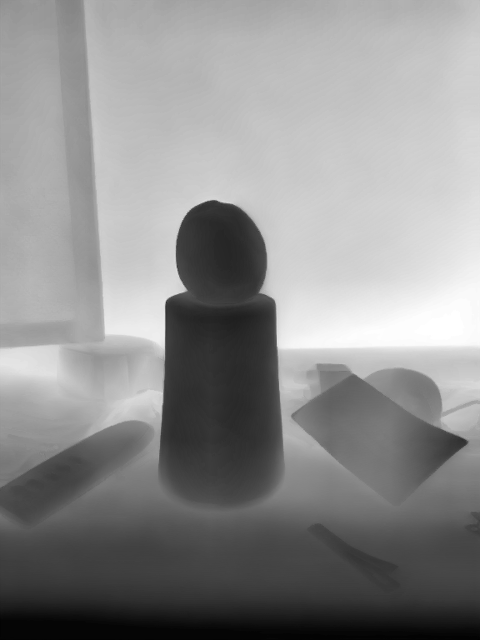
#> input picture enhanced_depth_image.png, 960 x 1280 px (shown at 1/2 size)
$ python main2.py
#> lines starting #> are read from the running program, lines starting #| are printed output that depends on the picture
#> the answer given: enhanced_depth_image.png
#> in main, img is the input picture: shape (1280, 960, 3); min 1, max 255, mean 141.5
import cv2
import numpy as np

# Global variables
polygon_points = []
ruler_points = []
current_mode = 'polygon'
img = None
img_copy = None
display_img = None  # For resized display
scale_factor = 1.0  # To calculate back the original dimensions

def mouse_event(event, x, y, flags, param):
    global polygon_points, ruler_points, current_mode, img, img_copy, display_img, scale_factor
    if event == cv2.EVENT_LBUTTONDOWN:
        # Scale coordinates back to the original image size
        x_original = int(x / scale_factor)
        y_original = int(y / scale_factor)

        if current_mode == 'polygon':
            polygon_points.append((x_original, y_original))
            cv2.circle(display_img, (x, y), 3, (0, 0, 255), -1)
            if len(polygon_points) > 1:
                pt1 = (int(polygon_points[-2][0] * scale_factor), int(polygon_points[-2][1] * scale_factor))
                pt2 = (int(polygon_points[-1][0] * scale_factor), int(polygon_points[-1][1] * scale_factor))
                cv2.line(display_img, pt1, pt2, (0, 255, 0), 1)
            cv2.imshow('image', display_img)
        elif current_mode == 'ruler' and len(ruler_points) < 2:
            ruler_points.append((x_original, y_original))
            cv2.circle(display_img, (x, y), 3, (255, 0, 0), -1)
            if len(ruler_points) == 2:
                pt1 = (int(ruler_points[0][0] * scale_factor), int(ruler_points[0][1] * scale_factor))
                pt2 = (int(ruler_points[1][0] * scale_factor), int(ruler_points[1][1] * scale_factor))
                cv2.line(display_img, pt1, pt2, (255, 0, 0), 2)
            cv2.imshow('image', display_img)

def resize_image(image, max_width=800, max_height=600):
#> called with max_width = 800, max_height = 600
    h, w = image.shape[:2]
#> h = 1280; w = 960
    scale = min(max_width / w, max_height / h, 1.0)  # Scale down if needed
#> scale = 0.469
    new_w = int(w * scale)
#> new_w = 450
    new_h = int(h * scale)
#> new_h = 600
    resized = cv2.resize(image, (new_w, new_h), interpolation=cv2.INTER_AREA)
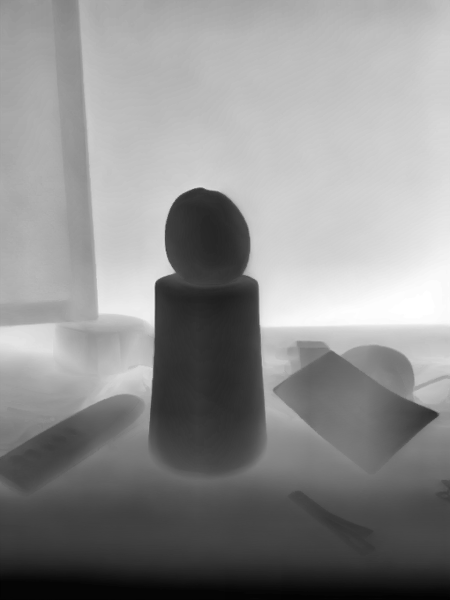
#> resized: shape (600, 450, 3); min 1, max 255, mean 141.5
    return resized, scale

def main():
    global img, img_copy, display_img, current_mode, scale_factor
    img_path = input("Enter image path: ")
    img = cv2.imread(img_path)
    if img is None:
        print("Error loading image")
        return

    img_copy = img.copy()

    # Resize the image for display
    display_img, scale_factor = resize_image(img)
#> scale_factor = 0.469
    cv2.namedWindow('image')
    cv2.setMouseCallback('image', mouse_event)

    print("Instructions:")
    print("1. Left-click to draw polygon points on the apple")
    print("2. Press ENTER to finish polygon")
    print("3. Left-click two points on the ruler")
    print("4. Press 'q' to quit anytime")

    # Polygon drawing stage
    while True:
        cv2.imshow('image', display_img)
        key = cv2.waitKey(1) & 0xFF
#> (key q is pressed here)
        if key == ord('q'):
            cv2.destroyAllWindows()
            return
        elif key == 13:  # Enter key
            if len(polygon_points) >= 3:
                pt1 = (int(polygon_points[-1][0] * scale_factor), int(polygon_points[-1][1] * scale_factor))
                pt2 = (int(polygon_points[0][0] * scale_factor), int(polygon_points[0][1] * scale_factor))
                cv2.line(display_img, pt1, pt2, (0, 255, 0), 1)
                current_mode = 'ruler'
                cv2.imshow('image', display_img)
                break

    # Ruler drawing stage
    while True:
        cv2.imshow('image', display_img)
        key = cv2.waitKey(1) & 0xFF
        if key == ord('q'):
            cv2.destroyAllWindows()
            return
        if len(ruler_points) >= 2:
            break

    cv2.destroyAllWindows()

    # Measurement input
    ruler_length_cm = float(input("Enter ruler line length (cm): "))

    # Calculate scale
    pt1 = np.array(ruler_points[0])
    pt2 = np.array(ruler_points[1])
    ruler_length_px = np.linalg.norm(pt1 - pt2)
    px_per_cm = ruler_length_px / ruler_length_cm

    # Calculate polygon area
    contour = np.array(polygon_points, dtype=np.int32)
    area_px = cv2.contourArea(contour)
    area_cm = area_px / (px_per_cm ** 2)

    # Calculate apple dimensions
    x = [p[0] for p in polygon_points]
    y = [p[1] for p in polygon_points]
    width_px = max(x) - min(x)
    height_px = max(y) - min(y)
    width_cm = width_px / px_per_cm
    height_cm = height_px / px_per_cm

    print("\nResults:")
    print(f"Apple width: {width_cm:.2f} cm")
    print(f"Apple height: {height_cm:.2f} cm")
    print(f"Polygon area: {area_cm:.2f} cm²")

if __name__ == "__main__":
    main()
